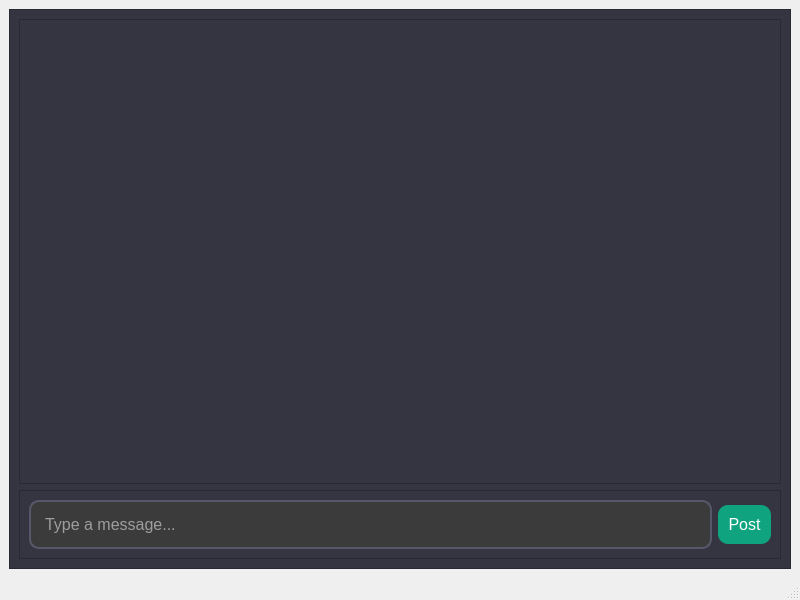
<?xml version="1.0" encoding="UTF-8"?>
<ui version="4.0">
 <class>MainWindow</class>
 <widget class="QMainWindow" name="MainWindow">
  <property name="geometry">
   <rect>
    <x>0</x>
    <y>0</y>
    <width>800</width>
    <height>600</height>
   </rect>
  </property>
  <property name="windowTitle">
   <string>Social Media App</string>
  </property>
  <widget class="QWidget" name="centralwidget">
   <layout class="QVBoxLayout" name="verticalLayout">
    <item>
     <widget class="QFrame" name="frame_6">
      <property name="styleSheet">
       <string notr="true">background-color: #343541;</string>
      </property>
      <property name="frameShape">
       <enum>QFrame::Shape::StyledPanel</enum>
      </property>
      <property name="frameShadow">
       <enum>QFrame::Shadow::Raised</enum>
      </property>
      <layout class="QVBoxLayout" name="verticalLayout_16">
       <item>
        <widget class="QListWidget" name="output_window">
         <property name="font">
          <font>
           <pointsize>11</pointsize>
           <bold>true</bold>
          </font>
         </property>
         <property name="styleSheet">
          <string notr="true">QListWidget {
    color: white;
}</string>
         </property>
         <property name="wordWrap">
          <bool>true</bool>
         </property>
        </widget>
       </item>
       <item>
        <widget class="QFrame" name="frame_7">
         <property name="minimumSize">
          <size>
           <width>400</width>
           <height>0</height>
          </size>
         </property>
         <property name="styleSheet">
          <string notr="true">background-color: #343541;</string>
         </property>
         <property name="frameShape">
          <enum>QFrame::Shape::StyledPanel</enum>
         </property>
         <property name="frameShadow">
          <enum>QFrame::Shadow::Raised</enum>
         </property>
         <layout class="QHBoxLayout" name="horizontalLayout">
          <item>
           <widget class="QLineEdit" name="MessageInput_2">
            <property name="maximumSize">
             <size>
              <width>16777215</width>
              <height>16777215</height>
             </size>
            </property>
            <property name="styleSheet">
             <string notr="true">    QLineEdit {
        border: 2px solid #565869;
        border-radius: 10px;
        padding: 12px;
        font-size: 16px;
        background-color: #3B3B3B;
        color: #FFFFFF;
    }

    QLineEdit::placeholder {
        color: #9CA3AF;
    }

</string>
            </property>
            <property name="placeholderText">
             <string>Type a message...</string>
            </property>
           </widget>
          </item>
          <item>
           <widget class="QPushButton" name="SendButton_2">
            <property name="styleSheet">
             <string notr="true">QPushButton {
    background-color: #10A37F;
    color: #FFFFFF;
    border-radius: 10px;
    padding: 10px;
    font-size: 16px;
}

QPushButton:hover {
    background-color: #13C59D;
}

QPushButton:disabled {
    background-color: #A0A0A0;  /* Grey background */
    color: #D3D3D3;  /* Light grey text color */
}

QPushButton#SendButton {
    background-color: #19B797;
}

QPushButton#SendButton:hover {
    background-color: #13C59D;
}

QPushButton#SendButton:disabled {
    background-color: #A0A0A0;  /* Grey background for SendButton */
    color: #D3D3D3;  /* Light grey text color for SendButton */
}
</string>
            </property>
            <property name="text">
             <string>Post</string>
            </property>
           </widget>
          </item>
         </layout>
        </widget>
       </item>
      </layout>
     </widget>
    </item>
   </layout>
  </widget>
  <widget class="QStatusBar" name="statusbar"/>
 </widget>
 <resources/>
 <connections/>
</ui>
